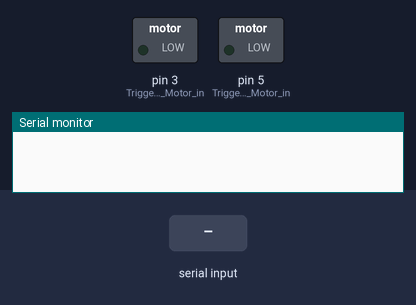
A sketch run on a simulated Arduino Uno, built with avr-gcc and run on an emulated ATmega328P. Shown: switched loads named in the sketch (green lamp = pin HIGH), the last lines printed to the serial monitor. Inputs (shaded band) come from the test bench.

Above: at 1.2 s.
1.3 s: "1" received over Serial
At 1.7 s:
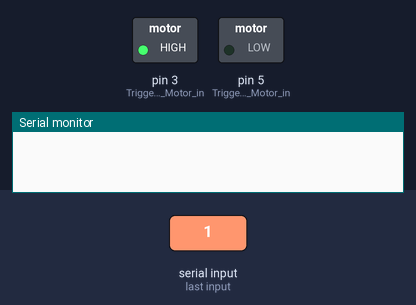
3.3 s: "2" received over Serial
At 3.7 s:
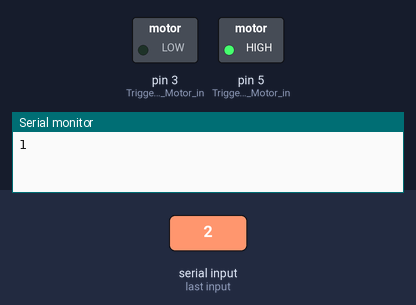
Timing chart, 0 to 6.3 s (numbered marks = the images above; inputs shaded):
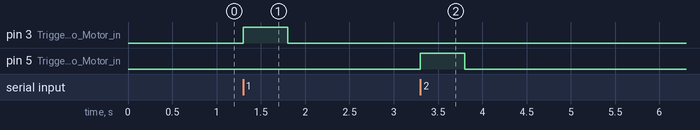

Measured:
- after the input at 1.3 s, pin 3 (Trigger_the_Lego_Motor_in): LOW → HIGH at once, → LOW 0.50 s later
- after the input at 3.3 s, pin 5 (Trigger_the_Lego_Motor_in): LOW → HIGH at once, → LOW 0.50 s later

The sketch:

iphone_nxt_touch_v1.ino
```cpp
void setup() {
  Serial.begin(9600);    // Start the serial port
  pinMode(3, OUTPUT);    // Trigger the Lego Motor in place of Lever A
  pinMode(5, OUTPUT);    // Trigger the Lego Motor in place of Lever B
}

void loop() {
  if (Serial.available()) {       // If there's anything on the serial port,
    byte cmd = Serial.read();     // read a single byte from it.

    if (cmd == '1') {            // If the command is the character '1',
      digitalWrite(3, HIGH);     // Trigger Lego Lever A
      delay(500);
      digitalWrite(3, LOW);
      Serial.write(cmd);
    }
    if (cmd == '2') {  // If the command is the character '0',
      digitalWrite(5, HIGH);    // Trigger Lego Lever B
      delay(500);
      digitalWrite(5, LOW);
      Serial.write(cmd);
    }
  }
}
```
